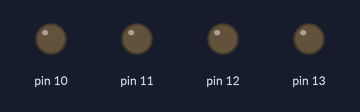
Simulated run of this sketch. Board: Arduino Uno, built with avr-gcc and run on an emulated ATmega328P. On the bench: output pins drawn as LEDs (lit = HIGH).

Above: at 0.2 s.
At 0.7 s:
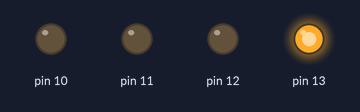
At 1.2 s:
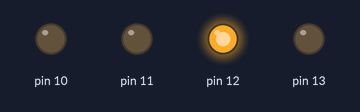
At 2.2 s:
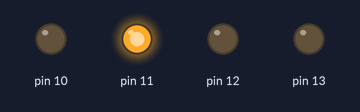
At 4.7 s:
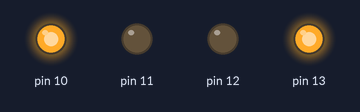
At 9.0 s:
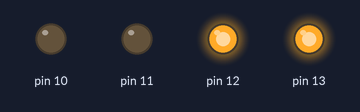
Timing chart, 0 to 9.4 s (numbered marks = the images above):
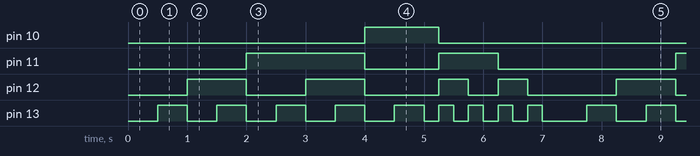

The sketch:

DCB.ino
```cpp
int tijd;
byte cijfer[11][4] =
{ { 0, 0, 0, 0 }, // = 0
  { 0, 0, 0, 1 }, // = 1
  { 0, 0, 1, 0 }, // = 2
  { 0, 0, 1, 1 }, // = 3
  { 0, 1, 0, 0 }, // = 4
  { 0, 1, 0, 1 }, // = 5
  { 0, 1, 1, 0 }, // = 6
  { 0, 1, 1, 1 }, // = 7
  { 1, 0, 0, 0 }, // = 8
  { 1, 0, 0, 1 }, // = 9
  { 1, 1, 1, 1 } // = 0
};

void setup()
{
  pinMode(13, OUTPUT);
  pinMode(12, OUTPUT);
  pinMode(11, OUTPUT);
  pinMode(10, OUTPUT);

  digitalWrite(13, 1);
  digitalWrite(12, 1);
  digitalWrite(11, 1);
  digitalWrite(10, 1);
}

void schrijven_cijfer(byte digit)
{
  digitalWrite(13, cijfer[digit][3]);
  digitalWrite(12, cijfer[digit][2]);
  digitalWrite(11, cijfer[digit][1]);
  digitalWrite(10, cijfer[digit][0]);
}

void loop()
{
  tijd = 500 ;
  for (int i = 0; i <= 9; ++i)
  {
    schrijven_cijfer(i) ;
    delay(tijd);
  }

  tijd = 250 ;
  for (int i = 8; i >= 0; --i)
  {
    schrijven_cijfer(i) ;
    delay(tijd);
  }
}
```

Measured:
- by itself, pin 10: alternates HIGH for 1.3 s and LOW for 6.0 s
- by itself, pin 11: repeats every 7.3 s: LOW 1.3 s, HIGH 1.0 s, LOW 3.0 s, HIGH 2.0 s
- by itself, pin 12: repeats every 7.3 s: LOW 1.0 s, HIGH 1.0 s, LOW 1.3 s, HIGH 0.50 s, LOW 0.50 s, HIGH 0.50 s, LOW 1.5 s, HIGH 1.0 s
- by itself, pin 13: repeats every 7.3 s: 4 × (LOW 0.50 s, HIGH 0.50 s), 4 × (LOW 0.25 s, HIGH 0.25 s), LOW 0.75 s, HIGH 0.50 s
